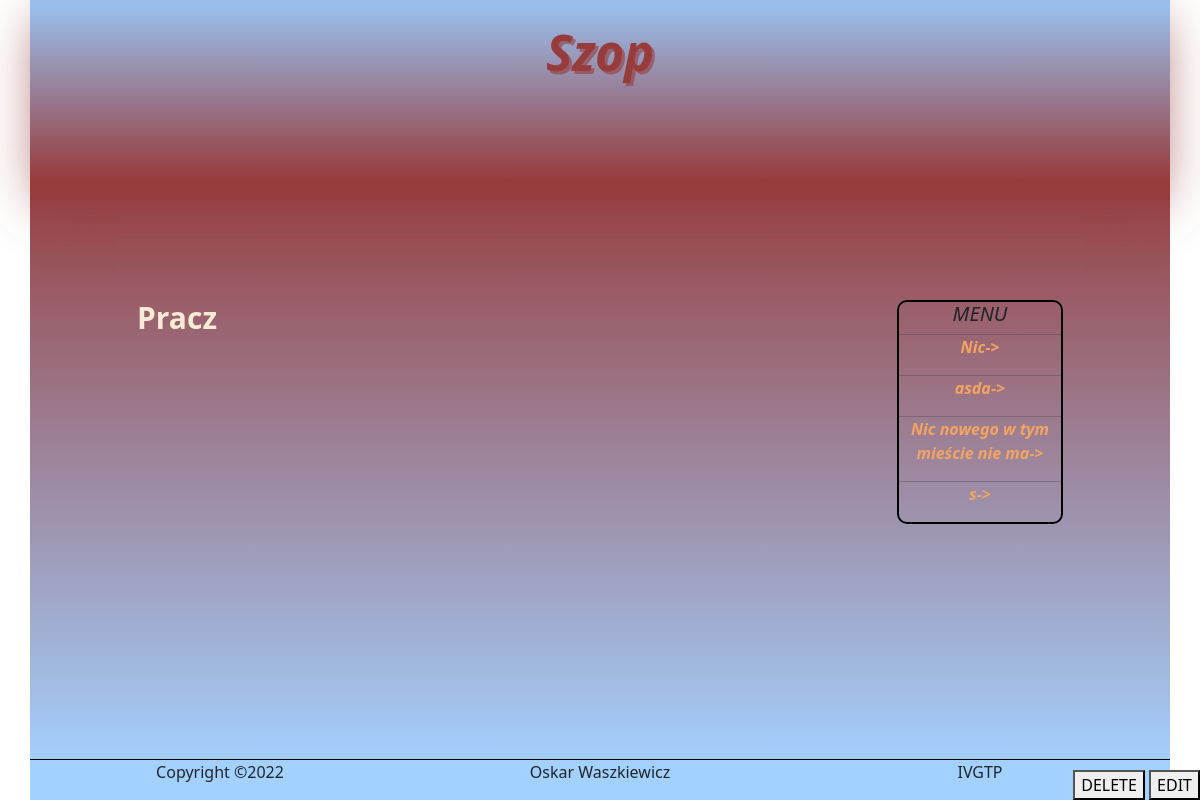
/templatePage.php?id=1, run on the app's committed database.
### tables this page shows
CREATE TABLE "Pages" (
	"id"	INTEGER NOT NULL UNIQUE,
	"title"	TEXT NOT NULL,
	"subtitle"	TEXT,
	"content"	TEXT,
	"color"	TEXT,
	PRIMARY KEY("id" AUTOINCREMENT)
);

### templatePage.php (the view, shortened to what this page needs)
<?php
include("./Scripts/php/connectToDb.php");
$query = $db->query("SELECT * FROM `Pages`");
$rowsAll = $query -> fetchAll(PDO::FETCH_ASSOC);
$query = $db->query("SELECT * FROM `Pages` WHERE id=".$_GET["id"]."");
$rows = $query -> fetchAll(PDO::FETCH_ASSOC);
?>
<!DOCTYPE html>
<html lang="pl">
    <head>
        <link rel="stylesheet" href="./Source/HomePageContent/PageCss/style.css">
        <link href="https://cdn.jsdelivr.net/npm/bootstrap@5.3.0-alpha1/dist/css/bootstrap.min.css" rel="stylesheet">
    </head>
    <body>
        <div class="container" style="background-image: linear-gradient(<?php print ($rows[0]["color"]) ?> 20%, rgba(153, 204, 255, 0.9) 96%)">
            <div class="row">
                <div class="col-12 banner" style="background-image: linear-gradient(rgba(153, 204, 255, 0.9) 4%, <?php print ($rows[0]["color"]."cc") ?> 90%); box-shadow: 0px 10px 50px -10px <?php print ($rows[0]["color"]."cc") ?>;">
                    <h1 class="title" style="color: <?php print $rows[0]["color"] ?>; text-shadow: 3px 3px <?php print ($rows[0]["color"]."99") ?>"><?php print $rows[0]["title"] ?></h1>
                </div>
            </div>
            <div class="row pb-5">
                <div class="col-7 offset-1">
                    <div class="content">
                        <h3 class="subtitle"><?php print $rows[0]["subtitle"] ?></h3>
                    </div>
                </div>
                <div class="col-2 offset-1">
                    <div class="menu">
                        <h5>MENU</h5>
                            <?php
                            $maxNumber = 4;
                            for($i = 0; $i < $maxNumber; $i++) {
                                if(isset($rowsAll[$i]["title"])){
                                    if($rowsAll[$i]["id"]==$_GET["id"]){
                                        $maxNumber++;
                                        continue;
                                    }
                                    echo '
                                        <hr style="margin: 0">
                                        <p><a href="templatePage.php?id='.$rowsAll[$i]["id"].'" class="menuLink">'.$rowsAll[$i]["title"].'-></a></p>
                                    ';
                                }
                            }
                            ?>
                    </div>
                </div>
            </div>
            <div class="row footer">
                <p class="col-4">
                    Copyright &copy;2022
                </p>
                <p class="col-4">
                    Oskar Waszkiewicz
                </p>
                <p class="col-4">
                    IVGTP
                </p>
            </div>
        </div>
        <div class="workingButtons">
            <button data-bs-toggle="modal" data-bs-target="#exampleModal">DELETE</button>
            <button>EDIT</button>
        </div>
    </body>
</html>

### Source/HomePageContent/PageCss/style.css (style rules this page uses)
.container { min-height: 100vh; position: relative; background-image: linear-gradient(rgb(51, 100, 100) 20%, rgba(153, 204, 255, 0.9) 96%); }
.banner { height: 200px; background-image: linear-gradient(rgba(153, 204, 255, 0.9) 4%, rgba(51, 102, 102, 0.8) 90%); box-shadow: 0px 10px 50px -10px rgba(51, 102, 102, 0.8); }
.title { font-weight: bolder; font-style: italic; font-family: 'Segoe UI', Tahoma, Geneva, Verdana, sans-serif; font-size: 50px; text-align: center; margin-top: 2%; color: rgb(29, 71, 54); text-shadow: 3px 3px hsla(156, 42%, 20%, 0.6); }
.subtitle { color: antiquewhite; font-weight: bolder; font-family: 'Segoe UI', Tahoma, Geneva, Verdana, sans-serif; font-size: 30px; }
.content { margin-top: 100px; }
.menu { min-height: 200px; border: black 2px solid; border-radius: 10px; margin-top: 100px; text-align: center; font-weight: bolder; font-style: italic; }
.menuLink { text-decoration: none; color: sandybrown; }
.footer { text-align: center; border-top: 1px black solid; position: absolute; bottom: 0; width: 100%; }
.workingButtons { position:absolute; bottom:0; right:0; }

### data on the page
pages: title "Szop", subtitle "Pracz"
pages: title "Nic"
pages: title "asda"
pages: title "Nic nowego w tym mieście nie ma"
pages: title "s"
